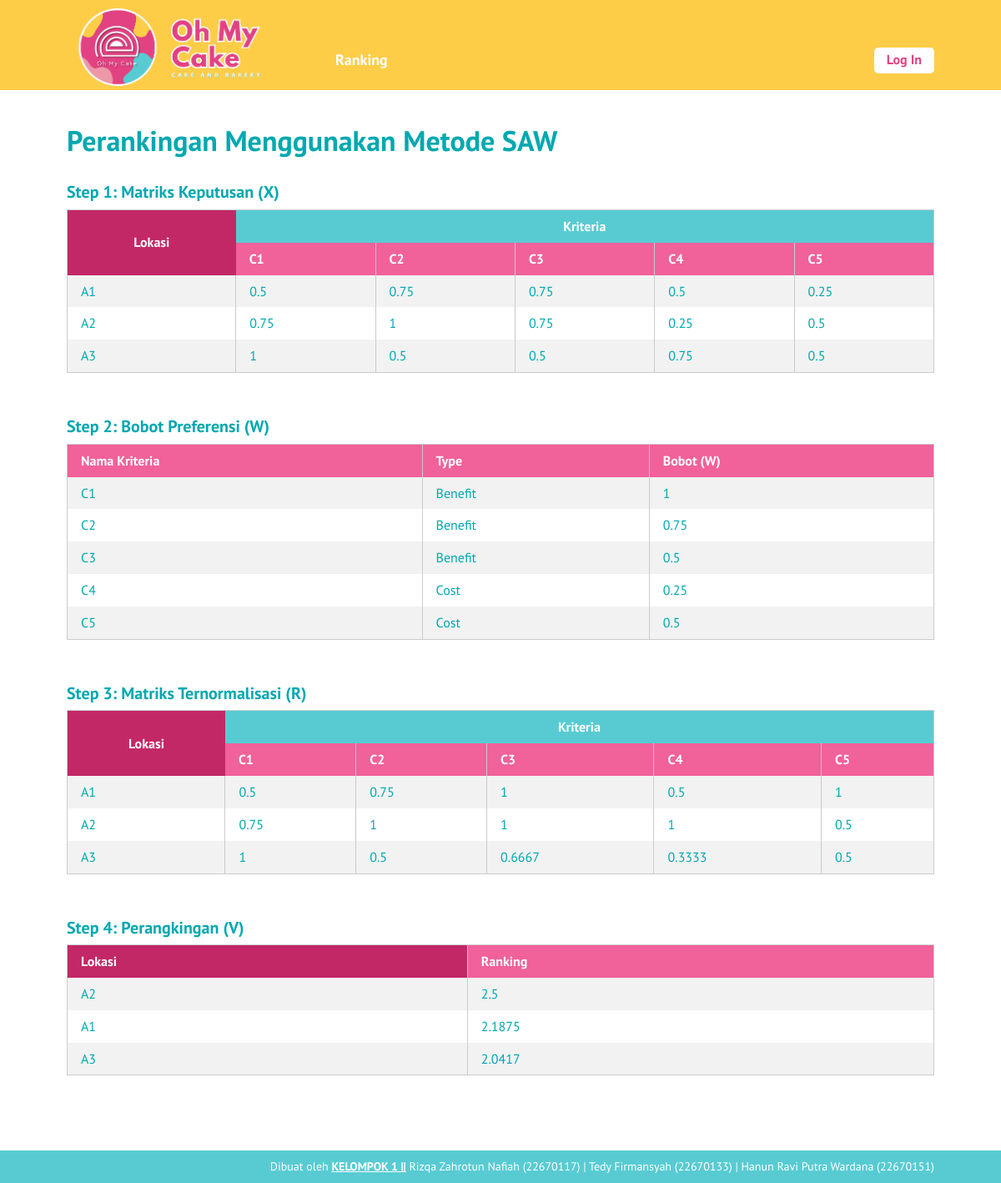
The page /ranking-saw.php on the database its author committed.
### tables this page shows
CREATE TABLE `kriteria` (
  `id_kriteria` int(10) NOT NULL,
  `nama` varchar(30) NOT NULL,
  `type` enum('benefit','cost') NOT NULL,
  `bobot` float NOT NULL,
  `ada_pilihan` tinyint(1) DEFAULT NULL,
  `urutan_order` int(2) NOT NULL
);

CREATE TABLE `lokasi` (
  `id_lokasi` int(10) NOT NULL,
  `nama_kota` varchar(6) NOT NULL,
  `tanggal_input` date NOT NULL
);

### ranking-saw.php (the view)
<?php
require_once('includes/init.php');
$judul_page = 'Perankingan Menggunakan Metode SAW';
require_once('template-parts/header.php');
$digit = 4;
$query = $pdo->prepare('SELECT id_kriteria, nama, type, bobot
	FROM kriteria ORDER BY urutan_order ASC');
$query->execute();
$query->setFetchMode(PDO::FETCH_ASSOC);
$kriterias = $query->fetchAll();
$query2 = $pdo->prepare('SELECT id_lokasi, nama_kota FROM lokasi');
$query2->execute();
$query2->setFetchMode(PDO::FETCH_ASSOC);
$lokasis = $query2->fetchAll();
$matriks_x = array();
$list_kriteria = array();
foreach($kriterias as $kriteria):
	$list_kriteria[$kriteria['id_kriteria']] = $kriteria;
	foreach($lokasis as $lokasi):
		$id_lokasi = $lokasi['id_lokasi'];
		$id_kriteria = $kriteria['id_kriteria'];
		$query3 = $pdo->prepare('SELECT nilai FROM nilai_lokasi
			WHERE id_lokasi = :id_lokasi AND id_kriteria = :id_kriteria');
		$query3->execute(array(
			'id_lokasi' => $id_lokasi,
			'id_kriteria' => $id_kriteria,
		));
		$query3->setFetchMode(PDO::FETCH_ASSOC);
		if($nilai_lokasi = $query3->fetch()) {
			$matriks_x[$id_kriteria][$id_lokasi] = $nilai_lokasi['nilai'];
		} else {
			$matriks_x[$id_kriteria][$id_lokasi] = 0;
		}
	endforeach;
endforeach;
$matriks_r = array();
foreach($matriks_x as $id_kriteria => $nilai_lokasis):
	$tipe = $list_kriteria[$id_kriteria]['type'];
	foreach($nilai_lokasis as $id_alternatif => $nilai) {
		if($tipe == 'benefit') {
			$nilai_normal = $nilai / max($nilai_lokasis);
		} elseif($tipe == 'cost') {
			$nilai_normal = min($nilai_lokasis) / $nilai;
		}
		$matriks_r[$id_kriteria][$id_alternatif] = $nilai_normal;
	}
endforeach;
$ranks = array();
foreach($lokasis as $lokasi):
	$total_nilai = 0;
	foreach($list_kriteria as $kriteria) {
		$bobot = $kriteria['bobot'];
		$id_lokasi = $lokasi['id_lokasi'];
		$id_kriteria = $kriteria['id_kriteria'];
		$nilai_r = $matriks_r[$id_kriteria][$id_lokasi];
		$total_nilai = $total_nilai + ($bobot * $nilai_r);
	}
	$ranks[$lokasi['id_lokasi']]['id_lokasi'] = $lokasi['id_lokasi'];
	$ranks[$lokasi['id_lokasi']]['nama_kota'] = $lokasi['nama_kota'];
	$ranks[$lokasi['id_lokasi']]['nilai'] = $total_nilai;
endforeach;
?>
<div class="main-content-row">
<div class="container clearfix">
	<div class="main-content main-content-full the-content">
		<h1><?php echo $judul_page; ?></h1>
		<h3>Step 1: Matriks Keputusan (X)</h3>
		<table class="pure-table pure-table-striped">
			<thead>
				<tr class="super-top">
					<th rowspan="2" class="super-top-left">Lokasi</th>
					<th colspan="<?php echo count($kriterias); ?>">Kriteria</th>
				</tr>
				<tr>
					<?php foreach($kriterias as $kriteria ): ?>
						<th><?php echo $kriteria['nama']; ?></th>
					<?php endforeach; ?>
				</tr>
			</thead>
			<tbody>
				<?php foreach($lokasis as $lokasi): ?>
					<tr>
						<td><?php echo $lokasi['nama_kota']; ?></td>
						<?php
						foreach($kriterias as $kriteria):
							$id_lokasi = $lokasi['id_lokasi'];
							$id_kriteria = $kriteria['id_kriteria'];
							echo '<td>';
							echo $matriks_x[$id_kriteria][$id_lokasi];
							echo '</td>';
						endforeach;
						?>
					</tr>
				<?php endforeach; ?>
			</tbody>
		</table>
		<h3>Step 2: Bobot Preferensi (W)</h3>
		<table class="pure-table pure-table-striped">
			<thead>
				<tr>
					<th>Nama Kriteria</th>
					<th>Type</th>
					<th>Bobot (W)</th>
				</tr>
			</thead>
			<tbody>
				<?php foreach($kriterias as $hasil): ?>
					<tr>
						<td><?php echo $hasil['nama']; ?></td>
						<td>
						<?php
						if($hasil['type'] == 'benefit') {
							echo 'Benefit';
						} elseif($hasil['type'] == 'cost') {
							echo 'Cost';
						}
						?>
						</td>
						<td><?php echo $hasil['bobot']; ?></td>
					</tr>
				<?php endforeach; ?>
			</tbody>
		</table>
		<h3>Step 3: Matriks Ternormalisasi (R)</h3>
		<table class="pure-table pure-table-striped">
			<thead>
				<tr class="super-top">
					<th rowspan="2" class="super-top-left">Lokasi</th>
					<th colspan="<?php echo count($kriterias); ?>">Kriteria</th>
				</tr>
				<tr>
					<?php foreach($kriterias as $kriteria ): ?>
						<th><?php echo $kriteria['nama']; ?></th>
					<?php endforeach; ?>
				</tr>
			</thead>
			<tbody>
				<?php foreach($lokasis as $lokasi): ?>
					<tr>
						<td><?php echo $lokasi['nama_kota']; ?></td>
						<?php
						foreach($kriterias as $kriteria):
							$id_lokasi = $lokasi['id_lokasi'];
							$id_kriteria = $kriteria['id_kriteria'];
							echo '<td>';
							echo round($matriks_r[$id_kriteria][$id_lokasi], $digit);
							echo '</td>';
						endforeach;
						?>
					</tr>
				<?php endforeach; ?>
			</tbody>
		</table>
		<?php
		$sorted_ranks = $ranks;
		if(function_exists('array_multisort')):
			$nama_kota = array();
			$nilai = array();
			foreach ($sorted_ranks as $key => $row) {
				$nama_kota[$key]  = $row['nama_kota'];
				$nilai[$key] = $row['nilai'];
			}
			array_multisort($nilai, SORT_DESC, $nama_kota, SORT_ASC, $sorted_ranks);
		endif;
		?>
		<h3>Step 4: Perangkingan (V)</h3>
		<table class="pure-table pure-table-striped">
			<thead>
				<tr>
					<th class="super-top-left">Lokasi</th>
					<th>Ranking</th>
				</tr>
			</thead>
			<tbody>
				<?php foreach($sorted_ranks as $lokasi ): ?>
					<tr>
						<td><?php echo $lokasi['nama_kota']; ?></td>
						<td><?php echo round($lokasi['nilai'], $digit); ?></td>
					</tr>
				<?php endforeach; ?>
			</tbody>
		</table>
	</div>
</div>
</div>
<?php
require_once('template-parts/footer.php');

### template-parts/header.php (shortened to what this page needs)
<!DOCTYPE html>
<head>
	<link rel="stylesheet" href="stylesheets/style.css">
</head>
<body>
	<div id="page">
	<header id="header">
		<div class="container clearfix">
			<div id="logo-wrap">
				<h1 id="logo"><a href="index.php"><img src="images/logo4.png" alt=""></a></h1>
			</div>
			<div id="header-content" class="clearfix">
				<nav id="nav">
					<ul class="sf-menu">
						<li><a href="ranking-topsis.php">Ranking</a>
						</li>
					</ul>
				</nav>
				<div id="header-right">
					<?php if(isset($_SESSION['user_id'])): ?>
						<a href="logout.php" class="button">Log Out</a>
					<?php else: ?>
						<a href="login.php" class="button">Log In</a>
					<?php endif; ?>
				</div>
			</div>
		</div>
	</header>
	<div id="main">

### template-parts/footer.php (shortened to what this page needs)
	</div>
	<footer id="footer">
		<div class="container">
			<p>Dibuat oleh <a href="#" target="_blank">KELOMPOK 1 ||</a> Rizqa Zahrotun Nafiah (22670117) | Tedy Firmansyah (22670133) | Hanun Ravi Putra Wardana (22670151)</p>
		</div>
	</footer>
	</div>
</body>
</html>

### stylesheets/style.css (style rules this page uses)
html,body,div,span,applet,object,iframe,h1,h2,h3,h4,h5,h6,p,blockquote,pre,a,abbr,acronym,address,big,cite,code,del,dfn,em,img,ins,kbd,q,s,samp,small,strike,strong,sub,sup,tt,var,b,u,i,center,dl,dt,dd,ol,ul,li,fieldset,form,label,legend,table,caption,tbody,tfoot,thead,tr,th,td,article,aside,canvas,details,embed,figure,figcaption,footer,header,hgroup,menu,nav,output,ruby,section,summary,time,mark,audio,video { margin:0;padding:0;border:0;font-size:100%;vertical-align:baseline }
article,aside,details,figcaption,figure,footer,header,hgroup,menu,nav,section { display:block }
body { line-height:1 }
ol,ul { list-style:none }
table { border-collapse:collapse;border-spacing:0 }
*,*:before,*:after { -moz-box-sizing:border-box;-webkit-box-sizing:border-box;box-sizing:border-box }
.clearfix:before,.clearfix:after { content:" ";display:table }
.clear,.clearfix:after { clear:both }
a { color:#E24282;text-decoration:none }
.container { max-width:1100px;margin:0 auto;position:relative;padding:0 30px }
body { background:#E24282;font-family:"PT Sans",sans-serif;color:#00a8b0;font-size:14px;line-height:1.3;font-weight:500 }
#page { background:#ffffff }
#header,#main,#footer { position:relative;z-index:2 }
#header { z-index:9 }
#page { position:relative }
img { max-width:100%;height:auto;vertical-align:top }
h1,h2,h3,h4,h5,h6 { font-weight:300 }
.pure-table { border-collapse:collapse;border-spacing:0;empty-cells:show;border:1px solid #cbcbcb;width:100% }
.pure-table td,.pure-table th { border-left:1px solid #cbcbcb;border-width:0 0 0 1px;font-size:inherit;margin:0;overflow:visible;padding:0.5em 1em }
.pure-table tr.super-top th { background:#58CBD2;color:#fff;text-align:center;vertical-align:middle;border:0 }
.pure-table tr.super-top th.super-top-left { background:#c22866 }
.pure-table th.super-top-left { background:#c22866 }
.pure-table td:first-child,.pure-table th:first-child { border-left-width:0 }
.pure-table thead { background-color:#f1619a;color:#fff;text-align:left;vertical-align:bottom }
.pure-table thead th { color:#fff }
.pure-table td { background-color:transparent }
.pure-table-striped tr:nth-child(2n-1) td { background-color:#f2f2f2 }
.the-content { font-size:16px;line-height:1.42857 }
.the-content h1,.the-content h2,.the-content h3,.the-content h4,.the-content h5,.the-content h6 { font-weight:700 }
.the-content h1 { font-size:34px;margin:0.8em 0 0.8em;padding:0;line-height:1.2 }
.the-content h3 { font-size:20px;margin:0.8em 0 0.3em }
.the-content blockquote,.the-content table,.the-content p,.the-content ul,.the-content ol,.the-content dd,.the-content pre,.the-content iframe,.the-content .flxmap-container,.the-content hr { margin-bottom:1em }
.the-content table { margin-bottom:50px }
img,img.size-auto,img.size-full,img.size-large,img.size-medium,.attachment img { max-width:100%;height:auto }
.the-content>h1:first-child,.the-content>h3:first-child,.the-content>h2:first-child { margin-top:0 }
.sf-menu,.sf-menu * { margin:0;padding:0;list-style:none }
.sf-menu li { position:relative }
.sf-menu>li { float:left }
.sf-menu a { display:block;position:relative }
button,a { -webkit-transition:all .2s ease;-moz-transition:all .2s ease;-o-transition:all .2s ease;transition:all 0.2s ease }
.the-content .button,.button { background:#FECD48;color:#fff;display:inline-block;font-size:16px;font-weight:700;line-height:1.2;border:0;font-family:inherit;padding:7px 20px 9px;cursor:pointer;border-radius:5px }
#header { background:#FECD48 }
#logo-wrap { float:left;padding:10px 0 5px }
#logo { max-width:240px }
#header-content { float:right;width:750px;padding:55px 0 0 }
#nav { float:left }
#nav .sf-menu li { font-size:18px;font-weight:700;margin-left:20px }
#nav .sf-menu li a { color:#fff;padding:5px 12px 10px }
#header-right { float:right;padding-top:2px }
#header-content .button { background:#fff;color:#E24282;padding:5px 15px 7px }
#main { min-height:500px }
.main-content { float:right;width:77%;padding:40px 0 }
.main-content-full { float:none;width:auto }
#footer { background:#58CBD2;color:#ffffff;padding:10px 0;text-align:right }
#footer a { color:#ffffff;text-decoration:underline;font-weight:700 }

### rows shown on the page
kriteria: nama "C1", id_kriteria.id_lokasi "0.5", id_kriteria.id_lokasi "0.75", id_kriteria.id_lokasi "1", type "Benefit", bobot "1"
kriteria: nama "C2", id_kriteria.id_lokasi "0.75", id_kriteria.id_lokasi "1", id_kriteria.id_lokasi "0.5", type "Benefit", bobot "0.75"
kriteria: nama "C3", id_kriteria.id_lokasi "0.75", id_kriteria.id_lokasi "0.5", type "Benefit", bobot "0.5", id_kriteria.id_lokasi "1", id_kriteria.id_lokasi "0.6667"
kriteria: nama "C4", id_kriteria.id_lokasi "0.5", id_kriteria.id_lokasi "0.25", id_kriteria.id_lokasi "0.75", type "Cost", bobot "0.25", id_kriteria.id_lokasi "1", id_kriteria.id_lokasi "0.3333"
kriteria: nama "C5", id_kriteria.id_lokasi "0.25", id_kriteria.id_lokasi "0.5", type "Cost", bobot "0.5", id_kriteria.id_lokasi "1"
lokasi: nama_kota "A1"
lokasi: nama_kota "A2"
lokasi: nama_kota "A3"

### other values the page prints
$judul_page "Perankingan Menggunakan Metode SAW"
$lokasi['nama_kota'] "A2"
$lokasi['nilai'] "2.5"
$lokasi['nama_kota'] "A1"
$lokasi['nilai'] "2.1875"
$lokasi['nama_kota'] "A3"
$lokasi['nilai'] "2.0417"
